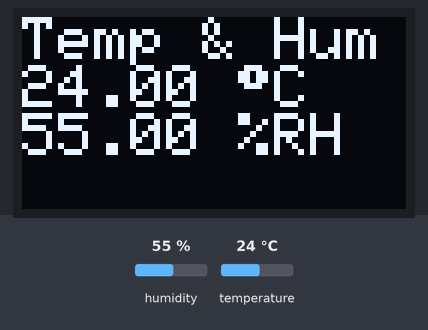
Simulated run of this sketch. Board: Arduino Leonardo, built with avr-gcc and run on an emulated ATmega32U4. Parts: 128×64 one-colour display. The test bench sets the inputs (shaded band); at power-on: humidity 55 %, temperature 24 °C. The display library's start-up logo is not drawn; what the sketch prints to the serial monitor is not drawn.

Above: at 5.3 s.
5.4 s: humidity set to 22 %
At 7.0 s:
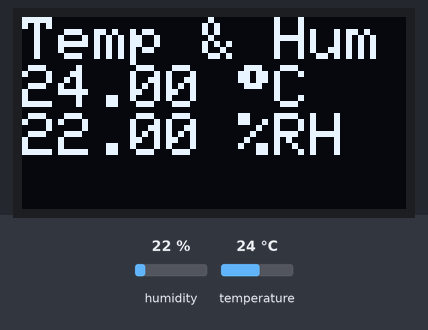
7.8 s: temperature set to 12 °C
At 8.9 s:
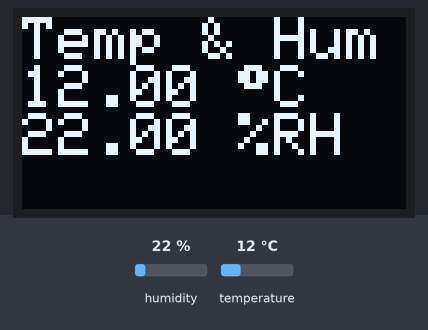
9.9 s: humidity set to 40 %
At 10.9 s:
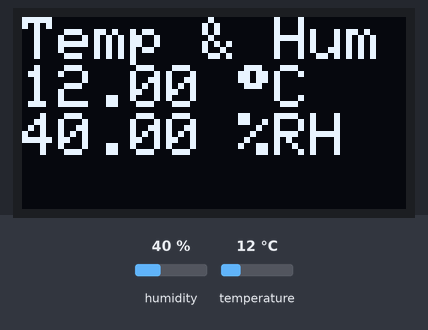
12.1 s: temperature set to 19 °C
At 14.1 s:
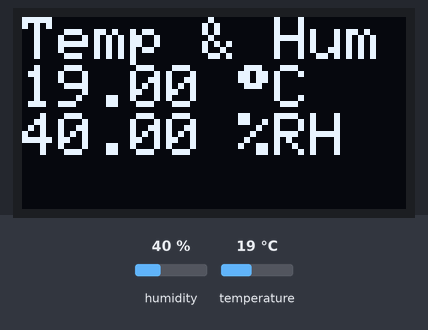
Timing chart, 0 to 15.2 s (numbered marks = the images above; inputs shaded):
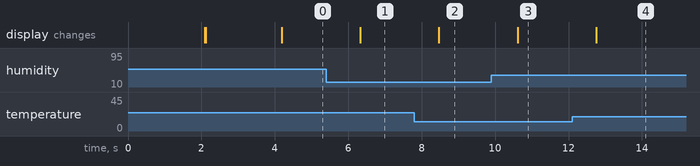

The sketch:

ssd1306_sht31.ino
```cpp
/***************************************************
  This is an example for the SHT31-D Humidity & Temp Sensor

  Designed specifically to work with the SHT31-D sensor from Adafruit
  ----> https://www.adafruit.com/products/2857

  These sensors use I2C to communicate, 2 pins are required to
  interface
 ****************************************************/

#include <Arduino.h>
#include <Wire.h>
#include "Adafruit_SHT31.h"
#include <SPI.h>
#include <Adafruit_GFX.h>
#include <Adafruit_SSD1306.h>

Adafruit_SHT31 sht31 = Adafruit_SHT31();

#define SCREEN_WIDTH 128 // OLED display width, in pixels
#define SCREEN_HEIGHT 64 // OLED display height, in pixels

// Comment out above, uncomment this block to use hardware SPI
#define OLED_DC     6
#define OLED_CS     7
#define OLED_RESET  8

Adafruit_SSD1306 display(SCREEN_WIDTH, SCREEN_HEIGHT,
  &SPI, OLED_DC, OLED_RESET, OLED_CS);


void setup() {
  Serial.begin(9600);

  //while (!Serial)
    //delay(10);     // will pause Zero, Leonardo, etc until serial console opens

  // SSD1306_SWITCHCAPVCC = generate display voltage from 3.3V internally
  if(!display.begin(SSD1306_SWITCHCAPVCC)) {
    Serial.println(F("SSD1306 allocation failed"));
    for(;;); // Don't proceed, loop forever
  }

  // Show initial display buffer contents on the screen --
  // the library initializes this with an Adafruit splash screen.
  display.display();
  delay(2000); // Pause for 2 seconds

  // Clear the buffer
  display.clearDisplay();

  display.setTextSize(2);             // Draw 2X-scale text
  display.setTextColor(SSD1306_WHITE);
  display.setCursor(0, 0);

  Serial.println("SHT31 test");
  display.println(F("SHT31 test"));
  display.print(F("..."));
  display.display();

  if (! sht31.begin(0x44)) { // Set to 0x45 for alternate i2c addr
    Serial.println("Couldn't find SHT31");
    display.setTextSize(1);
    display.println();
    display.print(F("Couldn't find SHT31"));
    display.display();
    while (1) delay(1);
  }
  display.println(F("ok!"));
  display.display();
  delay(2000);
}


void loop() {
  float t = sht31.readTemperature();
  float h = sht31.readHumidity();

  /*display.clearDisplay();
  display.setTextSize(2);
  display.setTextColor(SSD1306_WHITE);
  display.setCursor(0, 0);
  display.println(F("Tmp & Hum"));
  display.display();
  */

  /*if (! isnan(t)) {  // check if 'is not a number'
    Serial.print("Temp *C = "); Serial.println(t);
    char temp_disp_buff[11];
    dtostrf(t, 2, 1, temp_disp_buff);
    strcat(temp_disp_buff, " °C");
    display.println(temp_disp_buff);
    //display.display();
  } else {
    Serial.println("Failed to read temperature");
    display.println("Failed to read temperature");
  }

  if (! isnan(h)) {  // check if 'is not a number'
    Serial.print("Hum. % = "); Serial.println(h);
    char hum_disp_buff[11];
    dtostrf(h, 2, 1, hum_disp_buff);
    strcat(hum_disp_buff, "% RH")
    display.println(hum_disp_buff);
    //display.display();
  } else {
    Serial.println("Failed to read humidity");
    display.println("Failed to read humidity");
  }
  display.display(); // Update screen
  */

  if (isnan(t) || isnan(h)) {
    Serial.println("Failed to read temperature or humidity");
  }
  else {
    String temp_disp_buff = String(t);
    String hum_disp_buff = String(h);
    temp_disp_buff += ' ';  temp_disp_buff += (char)247;  temp_disp_buff += 'C';
    hum_disp_buff += " %RH";
    Serial.print("Temp *C = "); Serial.println(t);
    Serial.print("Hum. % = "); Serial.println(h);
    //display.print((char)247); // degree symbol
    //display.println("C");
    //
    display.clearDisplay();
    display.setTextSize(2);
    display.setTextColor(SSD1306_WHITE);
    display.setCursor(0, 0);
    display.println(F("Temp & Hum"));
    display.println(temp_disp_buff);
    display.println(hum_disp_buff);
    display.display();
  }
  Serial.println();
  delay(1000);
}
```

Measured:
- after the input at 5.4 s, the display: changes after 0.93 s (image 1)
- after the input at 7.8 s, the display: changes after 0.67 s (image 2)
- after the input at 9.9 s, the display: changes after 0.71 s (image 3)
- after the input at 12.1 s, the display: changes after 0.66 s (image 4)
